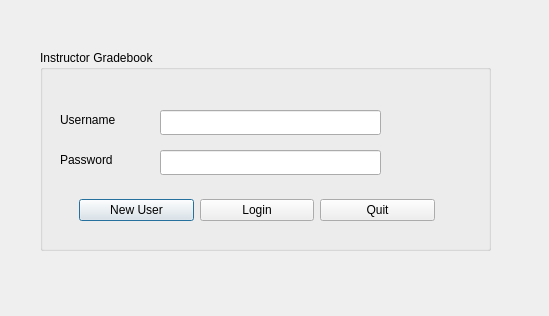
<?xml version="1.0" encoding="UTF-8"?>
<ui version="4.0">
 <class>IGPLogin</class>
 <widget class="QDialog" name="IGPLogin">
  <property name="geometry">
   <rect>
    <x>0</x>
    <y>0</y>
    <width>549</width>
    <height>316</height>
   </rect>
  </property>
  <property name="windowTitle">
   <string>Instructor Grading Program: Login</string>
  </property>
  <widget class="QGroupBox" name="loginGroupBox">
   <property name="geometry">
    <rect>
     <x>40</x>
     <y>50</y>
     <width>451</width>
     <height>201</height>
    </rect>
   </property>
   <property name="title">
    <string>Instructor Gradebook</string>
   </property>
   <widget class="QLineEdit" name="usernameField">
    <property name="geometry">
     <rect>
      <x>120</x>
      <y>60</y>
      <width>221</width>
      <height>25</height>
     </rect>
    </property>
   </widget>
   <widget class="QLineEdit" name="passwordField">
    <property name="geometry">
     <rect>
      <x>120</x>
      <y>100</y>
      <width>221</width>
      <height>25</height>
     </rect>
    </property>
    <property name="echoMode">
     <enum>QLineEdit::Password</enum>
    </property>
   </widget>
   <widget class="QLabel" name="usernameLabel">
    <property name="geometry">
     <rect>
      <x>20</x>
      <y>60</y>
      <width>81</width>
      <height>19</height>
     </rect>
    </property>
    <property name="text">
     <string>Username</string>
    </property>
   </widget>
   <widget class="QLabel" name="passwordLabel">
    <property name="geometry">
     <rect>
      <x>20</x>
      <y>100</y>
      <width>81</width>
      <height>19</height>
     </rect>
    </property>
    <property name="text">
     <string>Password</string>
    </property>
   </widget>
   <widget class="QWidget" name="horizontalLayoutWidget">
    <property name="geometry">
     <rect>
      <x>39</x>
      <y>140</y>
      <width>356</width>
      <height>41</height>
     </rect>
    </property>
    <layout class="QHBoxLayout" name="horizontalLayout">
     <item>
      <widget class="QPushButton" name="newUserButton">
       <property name="text">
        <string>New User</string>
       </property>
      </widget>
     </item>
     <item>
      <widget class="QPushButton" name="loginButton">
       <property name="text">
        <string>Login</string>
       </property>
      </widget>
     </item>
     <item>
      <widget class="QPushButton" name="quitButton">
       <property name="text">
        <string>Quit</string>
       </property>
      </widget>
     </item>
    </layout>
   </widget>
  </widget>
 </widget>
 <resources/>
 <connections/>
</ui>
